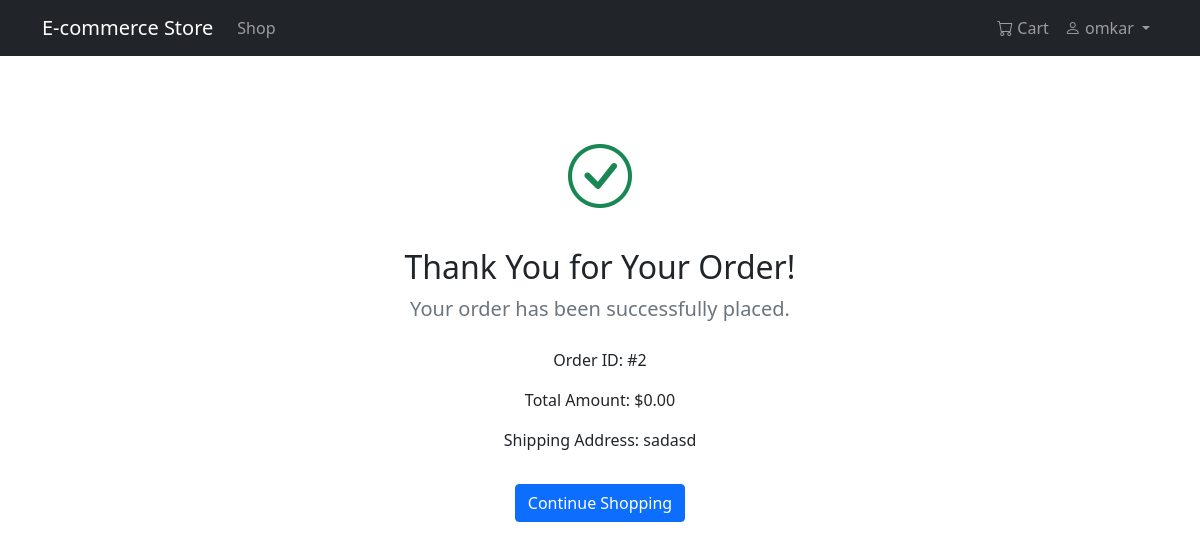
The page /order-confirmation/ (signed in) on the database as committed earlier.
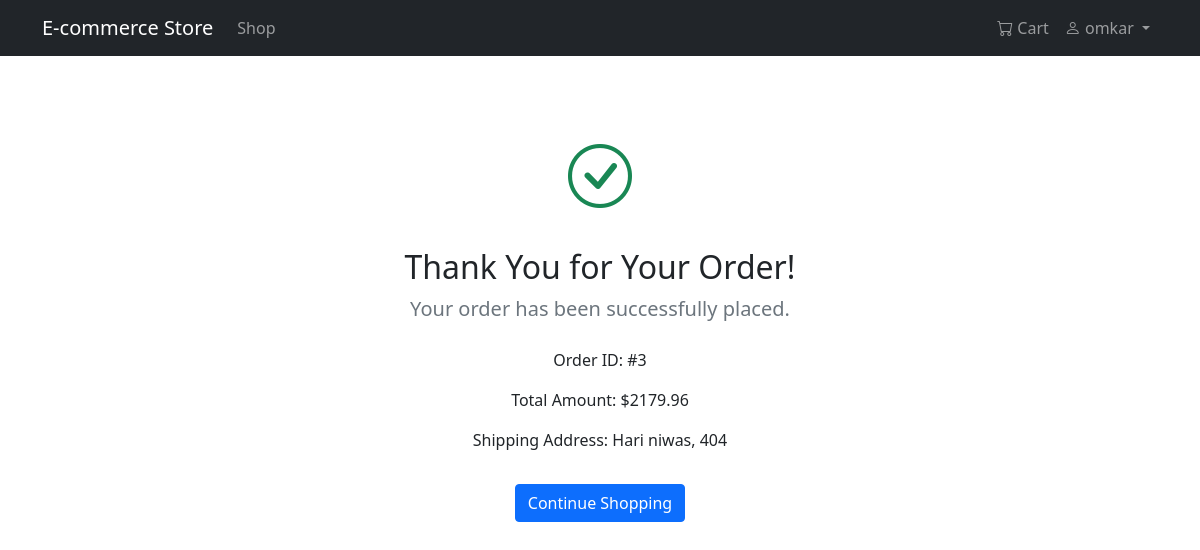
The same page on the database as committed later.
### store/models.py (models this page shows, shortened)
class Order(models.Model):
    user = models.ForeignKey(User, on_delete=models.CASCADE)
    address = models.TextField()
    phone = models.CharField(max_length=20)
    total_amount = models.DecimalField(max_digits=10, decimal_places=2)
    created = models.DateTimeField(auto_now_add=True)

### store/views.py (the view)
# urls.py: path('order-confirmation/', views.order_confirmation, name='order_confirmation'),
@login_required
def order_confirmation(request):
    order = Order.objects.filter(user=request.user).latest('created')
    return render(request, 'store/order_confirmation.html', {'order': order})

### store/templates/store/order_confirmation.html
{% extends 'store/base.html' %} {% block content %}
<div class="container">
  <div class="text-center py-5">
    <div class="mb-4">
      <i class="bi bi-check-circle text-success" style="font-size: 4rem"></i>
    </div>
    <h2>Thank You for Your Order!</h2>
    <p class="lead text-muted">Your order has been successfully placed.</p>
    <div class="mt-4">
      <p>Order ID: #{{ order.id }}</p>
      <p>Total Amount: ${{ order.total_amount }}</p>
      <p>Shipping Address: {{ order.address }}</p>
    </div>
    <a href="{% url 'shop' %}" class="btn btn-primary mt-3"
      >Continue Shopping</a
    >
  </div>
</div>
{% endblock %}

Rows that differ between the two databases and show on the page:
no longer on this page (row unchanged): Order: id "2", total_amount "0.00", address "sadasd"
added Order: id "3", total_amount "2179.96", address "Hari niwas, 404"
